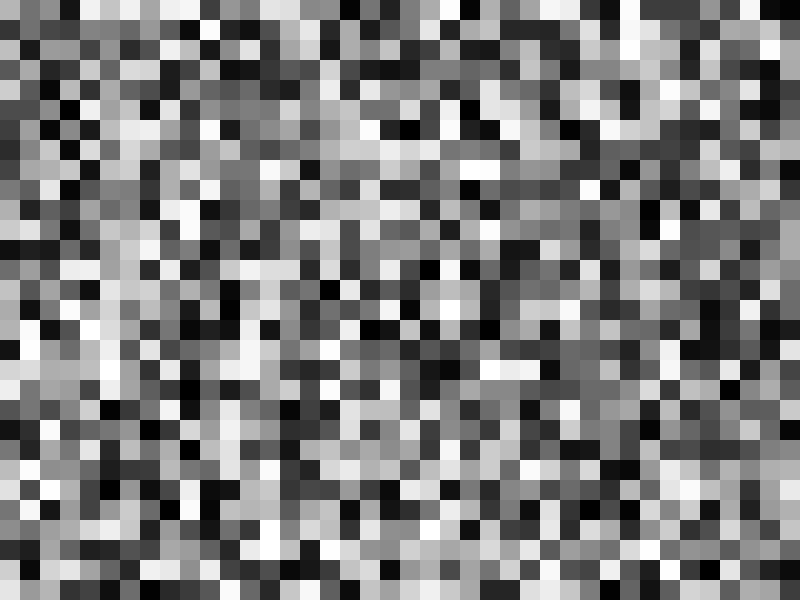
Frame 1 (no input)
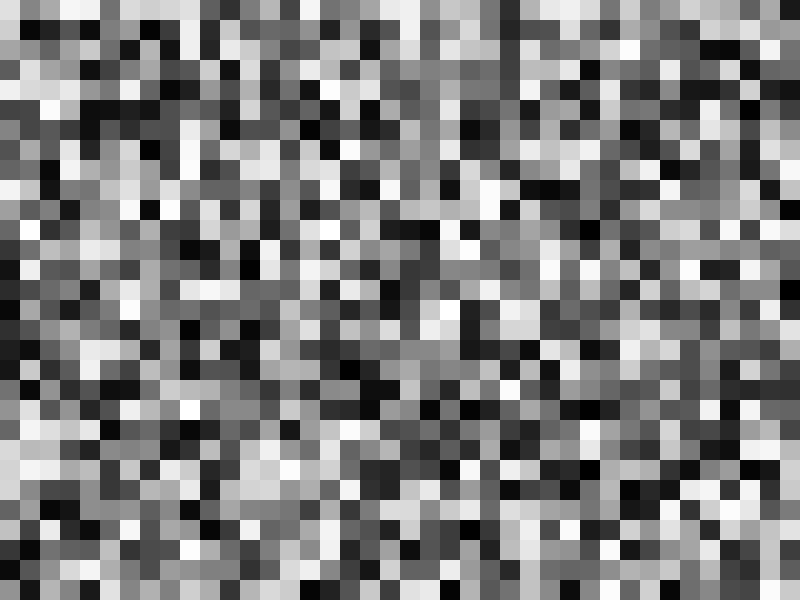
Frame 60 (no input)
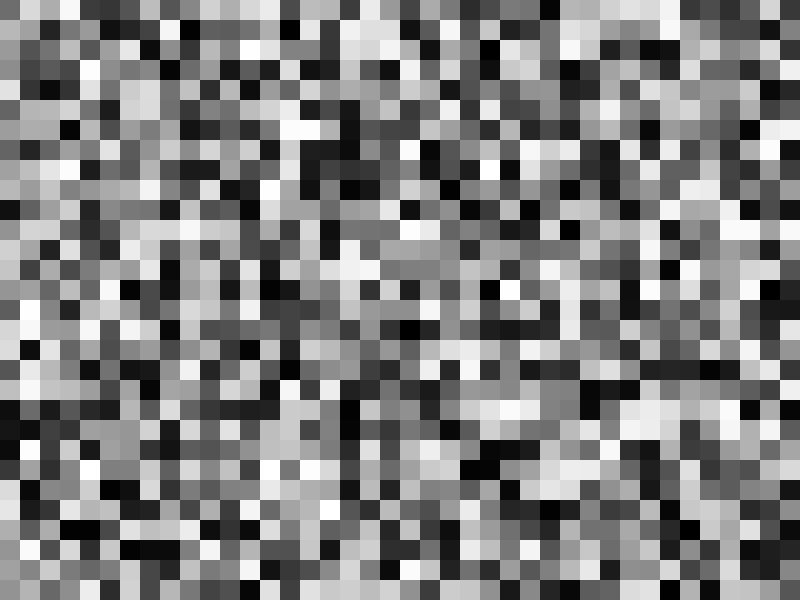
Frame 120 (the mouse pressed at the canvas centre since frame 60)

The p5.js sketch that drew these frames (run headless with seeded random() and noise() and a simulated clock; from frame 60 on, the mouse is pressed at the canvas centre):

// p5.js sketch
// ── sketch.js
function setup() {
  createCanvas(displayWidth, displayHeight);
}

function draw() {
  background(220);
  noStroke()
  for (i = 0; i < width; i += 20){
  	for (j = 0; j < height; j += 20){
    	fill(random(255));
      rect(i,j,20,20);
    }
  }
}
